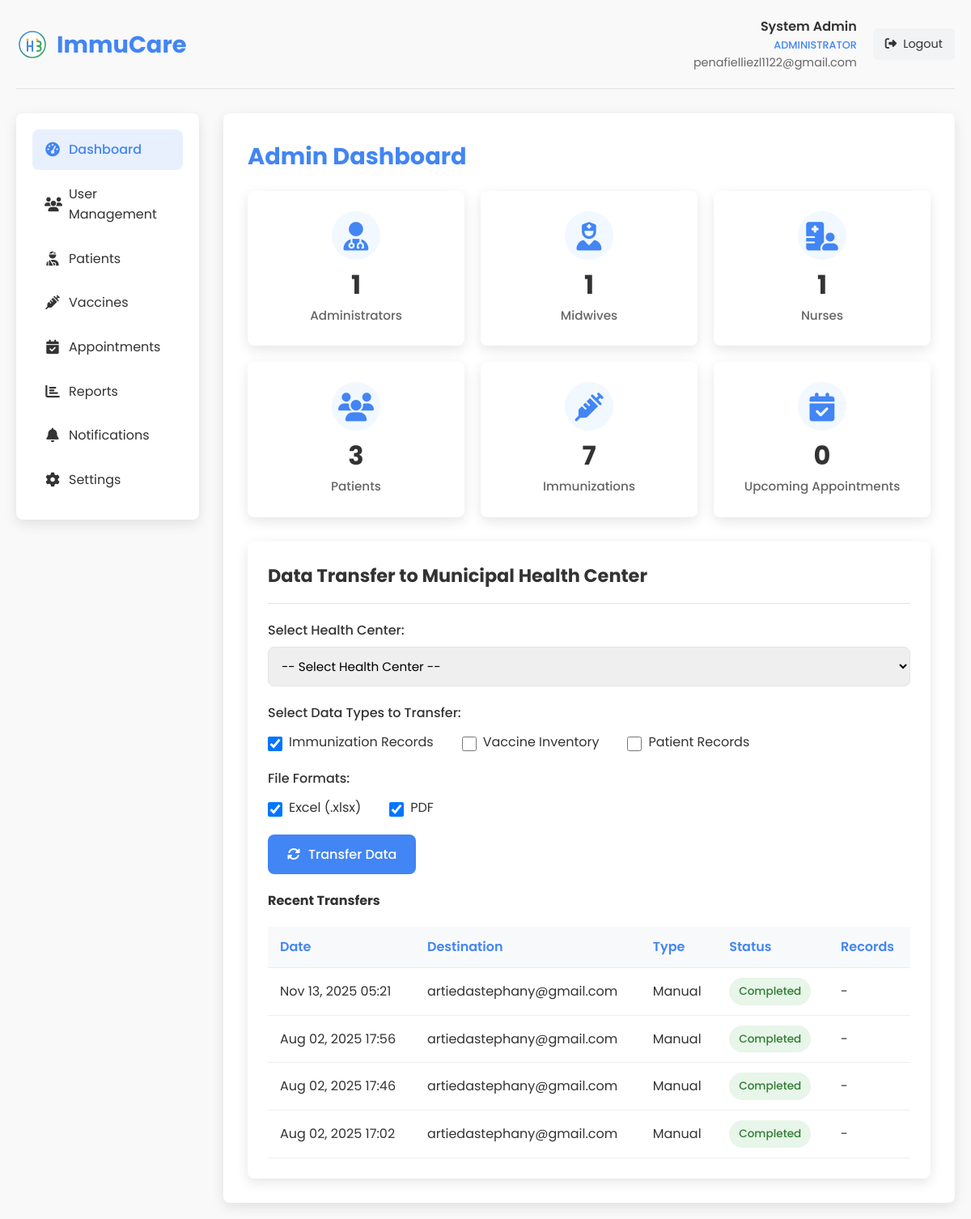
Page /admin_dashboard.php (signed in) on the committed database.
### tables this page shows
CREATE TABLE `data_transfers` (
  `id` int(11) NOT NULL,
  `initiated_by` int(11) NOT NULL,
  `destination` varchar(255) NOT NULL,
  `file_name` varchar(255) DEFAULT NULL,
  `file_size` int(11) DEFAULT NULL,
  `record_count` int(11) DEFAULT NULL,
  `transfer_type` enum('manual','scheduled','api') NOT NULL,
  `status` enum('pending','completed','failed') NOT NULL,
  `status_message` text DEFAULT NULL,
  `started_at` datetime NOT NULL,
  `completed_at` datetime DEFAULT NULL,
  `created_at` datetime NOT NULL,
  `updated_at` timestamp NOT NULL DEFAULT current_timestamp() ON UPDATE current_timestamp()
);

### admin_dashboard.php (the view, shortened to what this page needs)
<?php
$admin_name = isset($_SESSION['user_name']) ? $_SESSION['user_name'] : 'Admin';
$admin_email = isset($_SESSION['user_email']) ? $_SESSION['user_email'] : '';
$conn = new mysqli(DB_HOST, DB_USER, DB_PASS, DB_NAME);
$stmt = $conn->prepare("SELECT r.name, COUNT(u.id) as count FROM users u JOIN roles r ON u.role_id = r.id GROUP BY r.name");
$stmt->execute();
$result = $stmt->get_result();
$user_stats = [];
while ($row = $result->fetch_assoc()) {
    $user_stats[$row['name']] = $row['count'];
}
$stmt = $conn->prepare("SELECT COUNT(*) as count FROM patients");
$stmt->execute();
$result = $stmt->get_result();
$patient_count = $result->fetch_assoc()['count'];
$stmt = $conn->prepare("SELECT COUNT(*) as count FROM immunizations");
$stmt->execute();
$result = $stmt->get_result();
$immunization_count = $result->fetch_assoc()['count'];
$stmt = $conn->prepare("SELECT COUNT(*) as count FROM appointments WHERE appointment_date > NOW() AND status = 'confirmed'");
$stmt->execute();
$result = $stmt->get_result();
$appointment_count = $result->fetch_assoc()['count'];
$stmt = $conn->prepare("SELECT dt.*, u.name as initiated_by_name FROM data_transfers dt LEFT JOIN users u ON dt.initiated_by = u.id ORDER BY dt.created_at DESC LIMIT 5");
$stmt->execute();
$recent_transfers = $stmt->get_result();
?>
<!DOCTYPE html>
<html lang="en">
<head>
    <link rel="stylesheet" href="styles.css">
    <link rel="stylesheet" href="https://cdnjs.cloudflare.com/ajax/libs/font-awesome/6.4.0/css/all.min.css">
</head>
<body>
    <div class="dashboard-container">
        <div class="dashboard-header">
            <div class="dashboard-logo">
                <img src="images/logo.svg" alt="ImmuCare Logo">
                <h1>ImmuCare</h1>
            </div>
            <div class="user-menu">
                <div class="user-info">
                    <div class="user-name"><?php echo htmlspecialchars($admin_name); ?></div>
                    <div class="user-role">Administrator</div>
                    <div class="user-email"><?php echo htmlspecialchars($admin_email); ?></div>
                </div>
                <a href="?logout=1" class="logout-btn">
                    <i class="fas fa-sign-out-alt"></i> Logout
                </a>
            </div>
        </div>
        <div class="dashboard-content">
            <div class="sidebar">
                <ul class="sidebar-menu">
                    <li><a href="#" class="active"><i class="fas fa-tachometer-alt"></i> Dashboard</a></li>
                    <li><a href="admin_users.php"><i class="fas fa-users"></i> User Management</a></li>
                    <li><a href="admin_patients.php"><i class="fas fa-user-injured"></i> Patients</a></li>
                    <li><a href="admin_vaccines.php"><i class="fas fa-syringe"></i> Vaccines</a></li>
                    <li><a href="admin_appointments.php"><i class="fas fa-calendar-check"></i> Appointments</a></li>
                    <li><a href="admin_reports.php"><i class="fas fa-chart-bar"></i> Reports</a></li>
                    <li><a href="admin_notifications.php"><i class="fas fa-bell"></i> Notifications</a></li>
                    <li><a href="admin_settings.php"><i class="fas fa-cog"></i> Settings</a></li>
                </ul>
            </div>
            <div class="main-content">
                <h2 class="page-title">Admin Dashboard</h2>
                <div class="stats-grid">
                    <div class="stat-card">
                        <div class="stat-icon">
                            <i class="fas fa-user-md"></i>
                        </div>
                        <div class="stat-value"><?php echo isset($user_stats['admin']) ? $user_stats['admin'] : 0; ?></div>
                        <div class="stat-label">Administrators</div>
                    </div>
                    <div class="stat-card">
                        <div class="stat-icon">
                            <i class="fas fa-user-nurse"></i>
                        </div>
                        <div class="stat-value"><?php echo isset($user_stats['midwife']) ? $user_stats['midwife'] : 0; ?></div>
                        <div class="stat-label">Midwives</div>
                    </div>
                    <div class="stat-card">
                        <div class="stat-icon">
                            <i class="fas fa-hospital-user"></i>
                        </div>
                        <div class="stat-value"><?php echo isset($user_stats['nurse']) ? $user_stats['nurse'] : 0; ?></div>
                        <div class="stat-label">Nurses</div>
                    </div>
                    <div class="stat-card">
                        <div class="stat-icon">
                            <i class="fas fa-users"></i>
                        </div>
                        <div class="stat-value"><?php echo $patient_count; ?></div>
                        <div class="stat-label">Patients</div>
                    </div>
                    <div class="stat-card">
                        <div class="stat-icon">
                            <i class="fas fa-syringe"></i>
                        </div>
                        <div class="stat-value"><?php echo $immunization_count; ?></div>
                        <div class="stat-label">Immunizations</div>
                    </div>
                    <div class="stat-card">
                        <div class="stat-icon">
                            <i class="fas fa-calendar-check"></i>
                        </div>
                        <div class="stat-value"><?php echo $appointment_count; ?></div>
                        <div class="stat-label">Upcoming Appointments</div>
                    </div>
                </div>
                <div class="admin-sections">
                    <div class="admin-section">
                        <h3>Data Transfer to Municipal Health Center</h3>
                        <form class="data-transfer-form" id="dataTransferForm">
                            <div class="form-group">
                                <label for="health_center_id">Select Health Center:</label>
                                <select name="health_center_id" id="health_center_id" required class="form-control">
                                    <option value="">-- Select Health Center --</option>
                                </select>
                            </div>
                            <div class="form-group">
                                <label>Select Data Types to Transfer:</label>
                                <div class="checkbox-group" style="margin-top: 10px;">
                                    <div class="checkbox-item">
                                        <input type="checkbox" name="data_types[]" value="immunizations" id="immunizations" checked>
                                        <label for="immunizations">Immunization Records</label>
                                    </div>
                                    <div class="checkbox-item">
                                        <input type="checkbox" name="data_types[]" value="vaccines" id="vaccines">
                                        <label for="vaccines">Vaccine Inventory</label>
                                    </div>
                                    <div class="checkbox-item">
                                        <input type="checkbox" name="data_types[]" value="patients" id="patients">
                                        <label for="patients">Patient Records</label>
                                    </div>
                                </div>
                            </div>
                            <div class="form-group">
                                <label>File Formats:</label>
                                <div class="checkbox-group" style="margin-top: 10px;">
                                    <div class="checkbox-item">
                                        <input type="checkbox" name="formats[]" value="excel" id="excel" checked>
                                        <label for="excel">Excel (.xlsx)</label>
                                    </div>
                                    <div class="checkbox-item">
                                        <input type="checkbox" name="formats[]" value="pdf" id="pdf" checked>
                                        <label for="pdf">PDF</label>
                                    </div>
                                </div>
                            </div>
                            <div class="form-group button-group">
                                <button type="button" class="transfer-btn" id="transferBtn">
                                    <i class="fas fa-sync-alt"></i>
                                    <span>Transfer Data</span>
                                </button>
                            </div>
                        </form>
                        <div class="transfer-history">
                            <h4>Recent Transfers</h4>
                            <table class="transfer-table">
                                <thead>
                                    <tr>
                                        <th>Date</th>
                                        <th>Destination</th>
                                        <th>Type</th>
                                        <th>Status</th>
                                        <th>Records</th>
                                    </tr>
                                </thead>
                                <tbody>
                                    <?php if ($recent_transfers->num_rows > 0): ?>
                                        <?php while ($transfer = $recent_transfers->fetch_assoc()): ?>
                                            <tr>
                                                <td><?php echo date('M d, Y H:i', strtotime($transfer['created_at'])); ?></td>
                                                <td><?php echo htmlspecialchars($transfer['destination']); ?></td>
                                                <td><?php echo ucfirst($transfer['transfer_type']); ?></td>
                                                <td>
                                                    <span class="transfer-status status-<?php echo $transfer['status']; ?>">
                                                        <?php echo ucfirst($transfer['status']); ?>
                                                    </span>
                                                </td>
                                                <td><?php echo $transfer['record_count'] ? $transfer['record_count'] : '-'; ?></td>
                                            </tr>
                                        <?php endwhile; ?>
                                    <?php else: ?>
                                        <tr>
                                            <td colspan="5">No recent transfers found.</td>
                                        </tr>
                                    <?php endif; ?>
                                </tbody>
                            </table>
                        </div>
                    </div>
                </div>
            </div>
        </div>
    </div>
</body>
</html>

### styles.css (style rules this page uses)
:root { --primary-color: #4285f4; --secondary-color: #34a853; --accent-color: #fbbc05; --text-color: #333; --light-text: #666; --bg-light: #f9f9f9; --bg-white: #ffffff; --shadow: 0 5px 15px rgba(0, 0, 0, 0.1); --border-radius: 8px; --transition: all 0.3s ease; }
* { margin: 0; padding: 0; box-sizing: border-box; }
html { scroll-behavior: smooth; }
body { font-family: 'Poppins', sans-serif; line-height: 1.6; color: var(--text-color); background-color: var(--bg-light); }
a { text-decoration: none; color: inherit; }
ul { list-style: none; }
img { max-width: 100%; height: auto; }
.form-group { margin-bottom: 20px; }
.form-group label { display: block; margin-bottom: 8px; font-weight: 500; }
.form-group input,.form-group textarea { width: 100%; padding: 12px 15px; border: 1px solid #ddd; border-radius: var(--border-radius); font-family: inherit; font-size: 1rem; transition: var(--transition); }
.form-group { margin-bottom:15px }
.form-group label { display:block;margin-bottom:8px;font-weight:500;color:var(--text-color) }
.form-group input,.form-group select,.form-group textarea { width:100%;padding:12px;border:1px solid #e1e4e8;border-radius:var(--border-radius);font-family:'Poppins',sans-serif;font-size:.95rem;transition:var(--transition) }
.checkbox-group { display:flex;align-items:flex-start;margin-top:10px }
.checkbox-group input { width:auto;margin-right:10px;margin-top:4px }

### rows in the picture
data_transfers: created_at "Nov 13, 2025 05:21", destination "artiedastephany@gmail.com", transfer_type "Manual", status "Completed"
data_transfers: created_at "Aug 02, 2025 17:56", destination "artiedastephany@gmail.com", transfer_type "Manual", status "Completed"
data_transfers: created_at "Aug 02, 2025 17:46", destination "artiedastephany@gmail.com", transfer_type "Manual", status "Completed"
data_transfers: created_at "Aug 02, 2025 17:02", destination "artiedastephany@gmail.com", transfer_type "Manual", status "Completed"

### other values in the picture
$admin_name "System Admin"
$admin_email "penafielliezl1122@gmail.com"
$user_stats['admin'] "1"
$user_stats['midwife'] "1"
$user_stats['nurse'] "1"
$patient_count "3"
$immunization_count "7"
$appointment_count "0"
